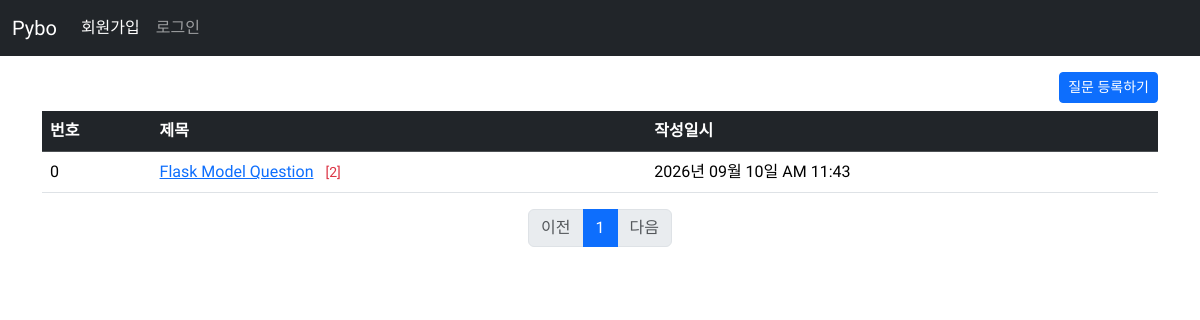
The page /question/list on the database as committed earlier.
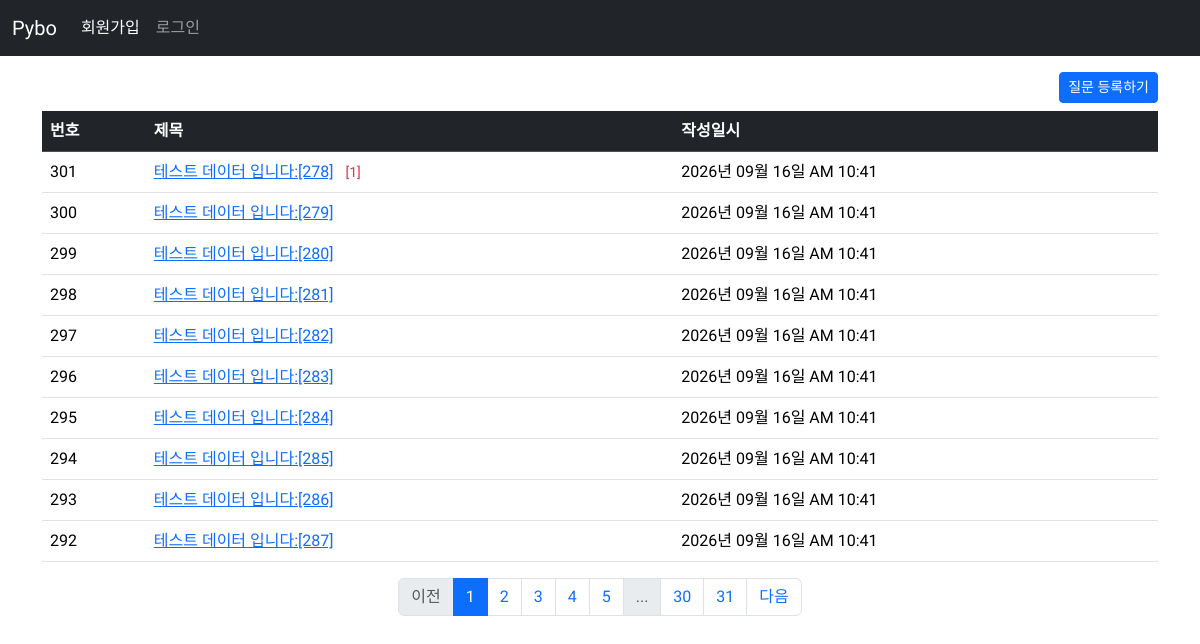
The same page on the database as committed later.
### pybo/models.py (models this page shows)
class Question((db.Model)):
    id = db.Column(db.Integer, primary_key=True)
    subject = db.Column(db.String(200), nullable=False)
    content = db.Column(db.Text(), nullable=False)
    create_date = db.Column(db.DateTime(), nullable=False)

### pybo/views/question_views.py (the view)
@bp.route('/list')
def _list():
    page = request.args.get('page', default=1, type=int)   # url parameter ?page=1
    question_list = Question.query.order_by(Question.create_date.desc())
    question_list = question_list.paginate(page=page, per_page=10)   # 페이징 구현
    return render_template("question/question_list.html", question_list=question_list)

### pybo/filter.py (called while the page is built)
def format_datetime(value, fmt='%Y년 %m월 %d일 %p %I:%M'):
    return value.strftime(fmt)

### pybo/templates/question/question_list.html
{% extends 'base.html' %}
{% block content %}
<div class="container my-3">
    <div class="text-end">
        <a href="{{ url_for('question.create') }}" class="btn btn-primary btn-sm mb-2">질문 등록하기</a>
    </div>
    <table class="table table-hover">
    <thead>
        <tr class="table-dark">
        <th>번호</th>
        <th>제목</th>
        <th>작성일시</th>
        </tr>
    </thead>
    <tbody>
        {% if question_list %}
        {% for question in question_list.items %}
        <tr>
          <td>{{ question_list.total - ((question_list.page-1)*question_list.per_page) - loop.index }}</td>
          <td>
              <a href="{{ url_for('question.detail', question_id=question.id) }}">{{question.subject}}</a>
              {% if question.answer_set | length > 0 %}
              <span class="text-danger small mx-2">[{{ question.answer_set | length }}]</span>
              {% endif %}
          </td>
          <td>{{ question.create_date | datetime }}</td>
        </tr>
        {% endfor %}
        {% else %}
        <tr>
            <td colspan="3">질문이 없습니다.</td>
        </tr>
        {% endif %}
      </tbody>
    </table>
    <nav aria-label="...">
        <ul class="pagination justify-content-center">
            {% if question_list.has_prev %}
            <li class="page-item"><a href="?page={{ question_list.prev_num }}" class="page-link">이전</a></li>
            {% else %}
            <li class="page-item disabled">
                <a href="javascript:void(0)" class="page-link" aria-disabled="ture">이전</a>
            </li>
            {% endif %}
            {% for page_num in question_list.iter_pages() %}
            {% if page_num %}
            {% if page_num != question_list.page %}
            <li class="page-item"><a class="page-link" href="?page={{ page_num }}">{{ page_num }}</a></li>
            {% else %}
            <li class="page-item active">
                <a class="page-link" href="javascript:void(0)" aria-current="page">{{ page_num }}</a>
            </li>
            {% endif %}
            {% else %}
            <li class="page-item disabled"><a class="page-link" href="javascript:void(0)">...</a></li>
            {% endif %}
            {% endfor %}
            {% if question_list.has_next %}
            <li class="page-item"><a class="page-link" href="?page={{ question_list.next_num }}">다음</a></li>
            {% else %}
            <li class="page-item disabled">
                <a class="page-link" href="javscript:void(0)" aria-disabled="ture">다음</a>
            </li>
            {% endif %}
        </ul>
    </nav>
</div>
{% endblock %}

### pybo/templates/base.html (shortened to what this page needs)
<!DOCTYPE html>
<html lang="ko">
<head>
    <link rel="stylesheet" href="https://cdn.jsdelivr.net/npm/bootstrap@5.3.8/dist/css/bootstrap.min.css">
    <link rel="stylesheet" href="{{ url_for('static', filename='style.css') }}">
</head>
<body>
    {% include 'navbar.html' %}
    {% block content %}
    {% endblock %}
</body>
</html>

### pybo/templates/navbar.html (shortened to what this page needs)
<nav class="navbar bg-dark navbar-expand-sm" data-bs-theme="dark">
    <div class="container-fluid">
        <a class="navbar-brand" href="{{ url_for('main.index') }}">Pybo</a>
        <div class="collapse navbar-collapse" id="navbarNav">
            <ul class="navbar-nav">
                <li class="nav-item">
                    <a class="nav-link active" aria-current="page" href="{{ url_for('auth.signup') }}">회원가입</a>
                </li>
                <li class="nav-item">
                    <a class="nav-link" href="#">로그인</a>
                </li>
            </ul>
        </div>
    </div>
</nav>

### pybo/static/style.css (style rules this page uses)
body { font-family: "Gothic A1", sans-serif; font-weight: 400; }

Rows that differ between the two databases and show on the page:
no longer on this page (row unchanged): Question: total "0", subject "Flask Model Question", answer_set|length "2", create_date "2026년 09월 10일 AM 11:43"
added Question: total "301", subject "테스트 데이터 입니다:[278]", answer_set|length "1", create_date "2026년 09월 16일 AM 10:41"
added Question: total "300", subject "테스트 데이터 입니다:[279]", create_date "2026년 09월 16일 AM 10:41"
added Question: total "299", subject "테스트 데이터 입니다:[280]", create_date "2026년 09월 16일 AM 10:41"
added Question: total "298", subject "테스트 데이터 입니다:[281]", create_date "2026년 09월 16일 AM 10:41"
added Question: total "297", subject "테스트 데이터 입니다:[282]", create_date "2026년 09월 16일 AM 10:41"
added Question: total "296", subject "테스트 데이터 입니다:[283]", create_date "2026년 09월 16일 AM 10:41"
added Question: total "295", subject "테스트 데이터 입니다:[284]", create_date "2026년 09월 16일 AM 10:41"
added Question: total "294", subject "테스트 데이터 입니다:[285]", create_date "2026년 09월 16일 AM 10:41"
added Question: total "293", subject "테스트 데이터 입니다:[286]", create_date "2026년 09월 16일 AM 10:41"
added Question: total "292", subject "테스트 데이터 입니다:[287]", create_date "2026년 09월 16일 AM 10:41"
Other text that changed with them:
new list line: "2"
new list line: "3"
new list line: "4"
new list line: "5"
new list line: "30"
new list line: "31"
